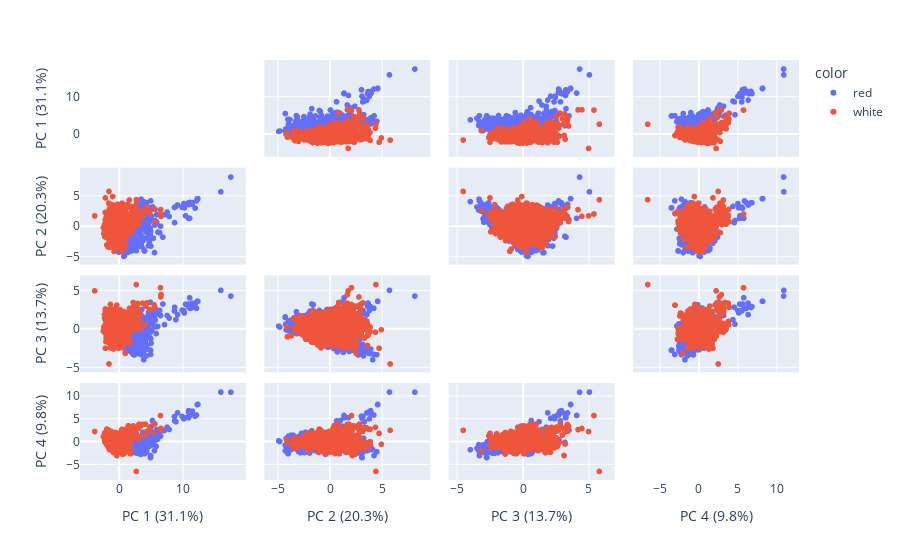

The notebook cell this image was saved under:
### Markdown cell above
We plot multiple PCA set to see different possiblities.

### Code cell
pca = PCA()
components = pca.fit_transform(rescaled_X[list(rescaled_X)[:-1]])
labels = {
    str(i): f'PC {i+1} ({var:.1f}%)'
    for i, var in enumerate(pca.explained_variance_ratio_ * 100)
}

fig = px.scatter_matrix(
    components,
    labels=labels,
    dimensions=range(4),
    color=rescaled_X["color"],
)
fig.update_traces(diagonal_visible=False)
fig.show()

### Figure 1 — Plotly figure (JSON) as saved in the notebook; plotly's stock layout.template omitted (floating-point values rounded to 4 significant figures; data arrays with more than 128 entries replaced by an {"elided": "..."} marker saying what was removed)
{"data": [{"diagonal": {"visible": false}, "dimensions": [{"axis": {"matches": true}, "label": "PC 1 (31.1%)", "values": {"elided": "1599 float values"}}, {"axis": {"matches": true}, "label": "PC 2 (20.3%)", "values": {"elided": "1599 float values"}}, {"axis": {"matches": true}, "label": "PC 3 (13.7%)", "values": {"elided": "1599 float values"}}, {"axis": {"matches": true}, "label": "PC 4 (9.8%)", "values": {"elided": "1599 float values"}}], "hovertemplate": "color=red<br>%{xaxis.title.text}=%{x}<br>%{yaxis.title.text}=%{y}<extra></extra>", "legendgroup": "red", "marker": {"color": "#636efa", "symbol": "circle"}, "name": "red", "showlegend": true, "type": "splom"}, {"diagonal": {"visible": false}, "dimensions": [{"axis": {"matches": true}, "label": "PC 1 (31.1%)", "values": {"elided": "4898 float values"}}, {"axis": {"matches": true}, "label": "PC 2 (20.3%)", "values": {"elided": "4898 float values"}}, {"axis": {"matches": true}, "label": "PC 3 (13.7%)", "values": {"elided": "4898 float values"}}, {"axis": {"matches": true}, "label": "PC 4 (9.8%)", "values": {"elided": "4898 float values"}}], "hovertemplate": "color=white<br>%{xaxis.title.text}=%{x}<br>%{yaxis.title.text}=%{y}<extra></extra>", "legendgroup": "white", "marker": {"color": "#EF553B", "symbol": "circle"}, "name": "white", "showlegend": true, "type": "splom"}], "layout": {"dragmode": "select", "legend": {"title": {"text": "color"}, "tracegroupgap": 0}, "margin": {"t": 60}}}
